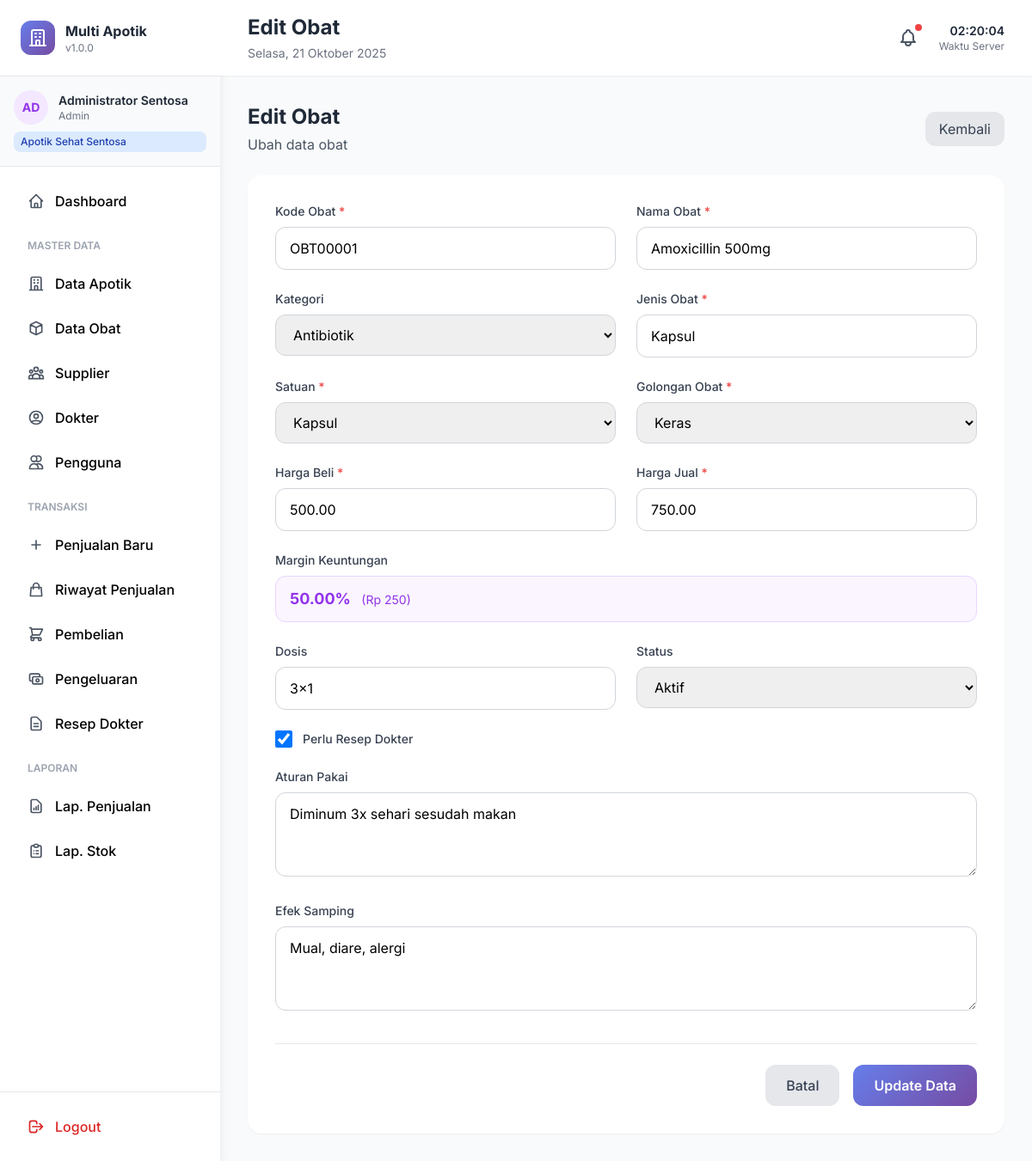
/obat/edit.php?id=1 (signed in), run on the app's committed database.
### tables this page shows
CREATE TABLE obat (
    id_obat INT PRIMARY KEY AUTO_INCREMENT,
    id_apotik INT NOT NULL,
    id_kategori INT,
    kode_obat VARCHAR(50) UNIQUE NOT NULL,
    nama_obat VARCHAR(200) NOT NULL,
    jenis_obat VARCHAR(100),
    satuan VARCHAR(20) NOT NULL,
    harga_beli DECIMAL(15,2) DEFAULT 0,
    harga_jual DECIMAL(15,2) NOT NULL,
    margin_persen DECIMAL(5,2),
    aturan_pakai TEXT,
    dosis VARCHAR(100),
    efek_samping TEXT,
    golongan ENUM('bebas', 'bebas_terbatas', 'keras', 'narkotika') DEFAULT 'bebas',
    perlu_resep BOOLEAN DEFAULT FALSE,
    status ENUM('aktif', 'nonaktif') DEFAULT 'aktif',
    created_at TIMESTAMP DEFAULT CURRENT_TIMESTAMP,
    updated_at TIMESTAMP DEFAULT CURRENT_TIMESTAMP ON UPDATE CURRENT_TIMESTAMP,
    FOREIGN KEY (id_apotik) REFERENCES apotik(id_apotik) ON DELETE CASCADE,
    FOREIGN KEY (id_kategori) REFERENCES kategori_obat(id_kategori) ON DELETE SET NULL
);

CREATE TABLE kategori_obat (
    id_kategori INT PRIMARY KEY AUTO_INCREMENT,
    nama_kategori VARCHAR(100) NOT NULL,
    keterangan TEXT,
    created_at TIMESTAMP DEFAULT CURRENT_TIMESTAMP
);

### config.php (called while the page is built, shortened)
<?php
class Database {
    private static $instance = null;
    private $conn;
    private function __construct() {
        try {
            $this->conn = new mysqli(DB_HOST, DB_USER, DB_PASS, DB_NAME);
            $this->conn->set_charset("utf8mb4");
        } catch (Exception $e) {
            die("Database Error: " . $e->getMessage());
        }
    }
    public static function getInstance() {
        if (self::$instance === null) {
            self::$instance = new self();
        }
        return self::$instance;
    }
    public function query($sql) {
        return $this->conn->query($sql);
    }
    public function prepare($sql) {
        return $this->conn->prepare($sql);
    }
}
function db() {
    return Database::getInstance();
}
function formatRupiah($angka) {
    return 'Rp ' . number_format($angka, 0, ',', '.');
}
?>

### obat/edit.php (the view, shortened to what this page needs)
<?php
require_once '../config.php';
$db = db();
$id_obat = isset($_GET['id']) ? (int)$_GET['id'] : 0;
$stmt = $db->prepare("SELECT * FROM obat WHERE id_obat = ?");
$stmt->bind_param("i", $id_obat);
$stmt->execute();
$obat = $stmt->get_result()->fetch_assoc();
$kategoriList = $db->query("SELECT * FROM kategori_obat ORDER BY nama_kategori");
include '../includes/header.php';
?>
<div class="space-y-6">
    <div class="flex items-center justify-between">
        <div>
            <h2 class="text-2xl font-bold text-gray-800">Edit Obat</h2>
            <p class="text-gray-600 mt-1">Ubah data obat</p>
        </div>
        <a href="index.php" class="px-4 py-2 bg-gray-200 text-gray-700 rounded-xl hover:bg-gray-300 transition-all">
            Kembali
        </a>
    </div>
    <form method="POST" class="bg-white rounded-2xl shadow-sm p-8">
        <div class="grid grid-cols-1 md:grid-cols-2 gap-6">
            <div>
                <label class="block text-sm font-medium text-gray-700 mb-2">
                    Kode Obat <span class="text-red-500">*</span>
                </label>
                <input type="text" name="kode_obat" value="<?= htmlspecialchars($obat['kode_obat']) ?>" required
                       class="w-full px-4 py-3 border border-gray-300 rounded-xl focus:ring-2 focus:ring-purple-500">
            </div>
            <div>
                <label class="block text-sm font-medium text-gray-700 mb-2">
                    Nama Obat <span class="text-red-500">*</span>
                </label>
                <input type="text" name="nama_obat" value="<?= htmlspecialchars($obat['nama_obat']) ?>" required
                       class="w-full px-4 py-3 border border-gray-300 rounded-xl focus:ring-2 focus:ring-purple-500">
            </div>
            <div>
                <label class="block text-sm font-medium text-gray-700 mb-2">Kategori</label>
                <select name="id_kategori" class="w-full px-4 py-3 border border-gray-300 rounded-xl focus:ring-2 focus:ring-purple-500">
                    <?php while ($kat = $kategoriList->fetch_assoc()): ?>
                    <option value="<?= $kat['id_kategori'] ?>" <?= $obat['id_kategori'] == $kat['id_kategori'] ? 'selected' : '' ?>>
                        <?= htmlspecialchars($kat['nama_kategori']) ?>
                    </option>
                    <?php endwhile; ?>
                </select>
            </div>
            <div>
                <label class="block text-sm font-medium text-gray-700 mb-2">
                    Jenis Obat <span class="text-red-500">*</span>
                </label>
                <input type="text" name="jenis_obat" value="<?= htmlspecialchars($obat['jenis_obat']) ?>" required
                       class="w-full px-4 py-3 border border-gray-300 rounded-xl focus:ring-2 focus:ring-purple-500">
            </div>
            <div>
                <label class="block text-sm font-medium text-gray-700 mb-2">
                    Satuan <span class="text-red-500">*</span>
                </label>
                <select name="satuan" required class="w-full px-4 py-3 border border-gray-300 rounded-xl focus:ring-2 focus:ring-purple-500">
                    <?php
                    $satuans = ['Tablet', 'Kapsul', 'Botol', 'Box', 'Strip', 'Tube', 'Sachet', 'Vial', 'Ampul'];
                    foreach ($satuans as $s):
                    ?>
                    <option value="<?= $s ?>" <?= $obat['satuan'] == $s ? 'selected' : '' ?>><?= $s ?></option>
                    <?php endforeach; ?>
                </select>
            </div>
            <div>
                <label class="block text-sm font-medium text-gray-700 mb-2">
                    Golongan Obat <span class="text-red-500">*</span>
                </label>
                <select name="golongan" required class="w-full px-4 py-3 border border-gray-300 rounded-xl focus:ring-2 focus:ring-purple-500">
                    <option value="keras" <?= $obat['golongan'] == 'keras' ? 'selected' : '' ?>>Keras</option>
                </select>
            </div>
            <div>
                <label class="block text-sm font-medium text-gray-700 mb-2">
                    Harga Beli <span class="text-red-500">*</span>
                </label>
                <input type="number" name="harga_beli" id="hargaBeli" step="0.01" min="0"
                       value="<?= $obat['harga_beli'] ?>" required
                       class="w-full px-4 py-3 border border-gray-300 rounded-xl focus:ring-2 focus:ring-purple-500"
                       onchange="hitungMargin()">
            </div>
            <div>
                <label class="block text-sm font-medium text-gray-700 mb-2">
                    Harga Jual <span class="text-red-500">*</span>
                </label>
                <input type="number" name="harga_jual" id="hargaJual" step="0.01" min="0"
                       value="<?= $obat['harga_jual'] ?>" required
                       class="w-full px-4 py-3 border border-gray-300 rounded-xl focus:ring-2 focus:ring-purple-500"
                       onchange="hitungMargin()">
            </div>
            <div class="md:col-span-2">
                <label class="block text-sm font-medium text-gray-700 mb-2">Margin Keuntungan</label>
                <div class="px-4 py-3 bg-purple-50 border border-purple-200 rounded-xl">
                    <span class="text-lg font-bold text-purple-600" id="marginText"><?= number_format($obat['margin_persen'], 2) ?>%</span>
                    <span class="text-sm text-purple-600 ml-2" id="marginRupiah">(<?= formatRupiah($obat['harga_jual'] - $obat['harga_beli']) ?>)</span>
                </div>
            </div>
            <div>
                <label class="block text-sm font-medium text-gray-700 mb-2">Dosis</label>
                <input type="text" name="dosis" value="<?= htmlspecialchars($obat['dosis']) ?>"
                       class="w-full px-4 py-3 border border-gray-300 rounded-xl focus:ring-2 focus:ring-purple-500">
            </div>
            <div>
                <label class="block text-sm font-medium text-gray-700 mb-2">Status</label>
                <select name="status" class="w-full px-4 py-3 border border-gray-300 rounded-xl focus:ring-2 focus:ring-purple-500">
                    <option value="aktif" <?= $obat['status'] == 'aktif' ? 'selected' : '' ?>>Aktif</option>
                </select>
            </div>
            <div class="flex items-center md:col-span-2">
                <label class="flex items-center cursor-pointer">
                    <input type="checkbox" name="perlu_resep" value="1"
                           <?= $obat['perlu_resep'] ? 'checked' : '' ?>
                           class="w-5 h-5 text-purple-600 border-gray-300 rounded focus:ring-purple-500">
                    <span class="ml-3 text-sm font-medium text-gray-700">Perlu Resep Dokter</span>
                </label>
            </div>
            <div class="md:col-span-2">
                <label class="block text-sm font-medium text-gray-700 mb-2">Aturan Pakai</label>
                <textarea name="aturan_pakai" rows="3"
                          class="w-full px-4 py-3 border border-gray-300 rounded-xl focus:ring-2 focus:ring-purple-500"><?= htmlspecialchars($obat['aturan_pakai']) ?></textarea>
            </div>
            <div class="md:col-span-2">
                <label class="block text-sm font-medium text-gray-700 mb-2">Efek Samping</label>
                <textarea name="efek_samping" rows="3"
                          class="w-full px-4 py-3 border border-gray-300 rounded-xl focus:ring-2 focus:ring-purple-500"><?= htmlspecialchars($obat['efek_samping']) ?></textarea>
            </div>
        </div>
        <div class="flex items-center justify-end space-x-4 mt-8 pt-6 border-t border-gray-200">
            <a href="index.php" class="px-6 py-3 bg-gray-200 text-gray-700 rounded-xl font-medium hover:bg-gray-300 transition-all">
                Batal
            </a>
            <button type="submit" class="px-6 py-3 gradient-bg text-white rounded-xl font-semibold hover:shadow-lg transition-all">
                Update Data
            </button>
        </div>
    </form>
</div>
<?php include '../includes/footer.php'; ?>

### includes/header.php (style rules this page uses)
* { font-family: 'Inter', sans-serif; }
.gradient-bg { background: linear-gradient(135deg, #667eea 0%, #764ba2 100%); }

### data on the page
obat: kode_obat "OBT00001", nama_obat "Amoxicillin 500mg", id_kategori "Antibiotik", jenis_obat "Kapsul", satuan "Kapsul", golongan "Keras", harga_beli "500.00", harga_jual "750.00", margin_persen "50.00", formatRupiah($obat['harga_jual'] - $obat['harga_beli']) "Rp 250", dosis "3x1", status "Aktif", perlu_resep "☑", aturan_pakai "Diminum 3x sehari sesudah makan", efek_samping "Mual, diare, alergi"

### other printed values
APP_NAME "Multi Apotik"
APP_VERSION "1.0.0"
substr($user['nama'], 0, 2) "AD"
$user['nama'] "Administrator Sentosa"
$user['role'] "Admin"
$user['nama_apotik'] "Apotik Sehat Sentosa"
$pageTitle "Edit Obat"
